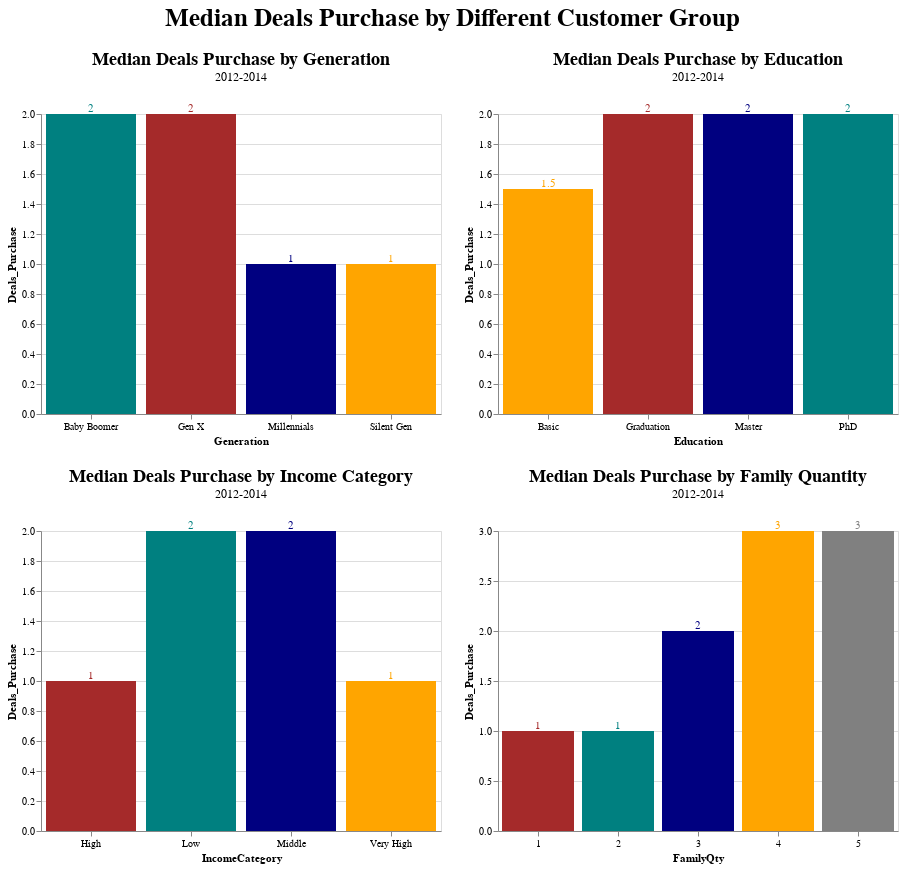

The notebook cell saved with this chart:
### Code cell
((showd | showd2) & (showd3 | showd4).resolve_scale(color='independent')).properties(title=alt.Title(
        'Median Deals Purchase by Different Customer Group',
        anchor='middle',
        align='center',
        font='Arial',
        fontSize=25,
        offset=20
    ))

### Figure 1 — Vega-Lite specification as saved in the notebook (floating-point values rounded to 4 significant figures)
{"config": {"view": {"continuousWidth": 300, "continuousHeight": 300}}, "vconcat": [{"hconcat": [{"layer": [{"mark": {"type": "bar"}, "encoding": {"color": {"field": "Generation", "legend": null, "scale": {"domain": ["Gen X", "Baby Boomer", "Millennials", "Silent Gen"], "range": ["brown", "teal", "navy", "orange"]}, "title": null, "type": "nominal"}, "x": {"axis": {"labelAngle": 0}, "field": "Generation", "sort": "-y", "type": "nominal"}, "y": {"field": "Deals_Purchase", "type": "quantitative"}}, "title": {"text": "Median Deals Purchase by Generation", "align": "center", "anchor": "middle", "font": "Calibri", "fontSize": 18, "offset": 20, "subtitle": "2012-2014"}}, {"mark": {"type": "text", "align": "center", "baseline": "middle", "dy": -5}, "encoding": {"color": {"field": "Generation", "legend": null, "scale": {"domain": ["Gen X", "Baby Boomer", "Millennials", "Silent Gen"], "range": ["brown", "teal", "navy", "orange"]}, "title": null, "type": "nominal"}, "text": {"field": "Deals_Purchase", "type": "quantitative"}, "x": {"axis": {"labelAngle": 0}, "field": "Generation", "sort": "-y", "type": "nominal"}, "y": {"field": "Deals_Purchase", "type": "quantitative"}}, "title": {"text": "Median Deals Purchase by Generation", "align": "center", "anchor": "middle", "font": "Calibri", "fontSize": 18, "offset": 20, "subtitle": "2012-2014"}}], "data": {"name": "data-92ff3dc6b53661c375cbceda35f940ed"}, "height": 300, "width": 400}, {"layer": [{"mark": {"type": "bar"}, "encoding": {"color": {"field": "Education", "legend": null, "scale": {"domain": ["Graduation", "PhD", "Master", "Basic"], "range": ["brown", "teal", "navy", "orange"]}, "title": null, "type": "nominal"}, "x": {"axis": {"labelAngle": 0}, "field": "Education", "sort": "-y", "type": "nominal"}, "y": {"field": "Deals_Purchase", "type": "quantitative"}}, "title": {"text": "Median Deals Purchase by Education", "align": "center", "anchor": "middle", "font": "Calibri", "fontSize": 18, "offset": 20, "subtitle": "2012-2014"}}, {"mark": {"type": "text", "align": "center", "baseline": "middle", "dy": -5}, "encoding": {"color": {"field": "Education", "legend": null, "scale": {"domain": ["Graduation", "PhD", "Master", "Basic"], "range": ["brown", "teal", "navy", "orange"]}, "title": null, "type": "nominal"}, "text": {"field": "Deals_Purchase", "type": "quantitative"}, "x": {"axis": {"labelAngle": 0}, "field": "Education", "sort": "-y", "type": "nominal"}, "y": {"field": "Deals_Purchase", "type": "quantitative"}}, "title": {"text": "Median Deals Purchase by Education", "align": "center", "anchor": "middle", "font": "Calibri", "fontSize": 18, "offset": 20, "subtitle": "2012-2014"}}], "data": {"name": "data-6de7cfef601ac4ac3fcba9f66ed81163"}, "height": 300, "width": 400}]}, {"hconcat": [{"layer": [{"mark": {"type": "bar"}, "encoding": {"color": {"field": "IncomeCategory", "legend": null, "scale": {"domain": ["High", "Low", "Middle", "Very High"], "range": ["brown", "teal", "navy", "orange"]}, "title": null, "type": "nominal"}, "x": {"axis": {"labelAngle": 0}, "field": "IncomeCategory", "sort": "-y", "type": "nominal"}, "y": {"field": "Deals_Purchase", "type": "quantitative"}}, "title": {"text": "Median Deals Purchase by Income Category", "align": "center", "anchor": "middle", "font": "Calibri", "fontSize": 18, "offset": 20, "subtitle": "2012-2014"}}, {"mark": {"type": "text", "align": "center", "baseline": "middle", "dy": -5}, "encoding": {"color": {"field": "IncomeCategory", "legend": null, "scale": {"domain": ["High", "Low", "Middle", "Very High"], "range": ["brown", "teal", "navy", "orange"]}, "title": null, "type": "nominal"}, "text": {"field": "Deals_Purchase", "type": "quantitative"}, "x": {"axis": {"labelAngle": 0}, "field": "IncomeCategory", "sort": "-y", "type": "nominal"}, "y": {"field": "Deals_Purchase", "type": "quantitative"}}, "title": {"text": "Median Deals Purchase by Income Category", "align": "center", "anchor": "middle", "font": "Calibri", "fontSize": 18, "offset": 20, "subtitle": "2012-2014"}}], "data": {"name": "data-b90252c4dab6f0fb99306e9060fcc3e9"}, "height": 300, "width": 400}, {"layer": [{"mark": {"type": "bar"}, "encoding": {"color": {"field": "FamilyQty", "legend": null, "scale": {"domain": [1, 2, 3, 4, 5], "range": ["brown", "teal", "navy", "orange", "grey"]}, "title": null, "type": "nominal"}, "x": {"axis": {"labelAngle": 0}, "field": "FamilyQty", "sort": "-y", "type": "nominal"}, "y": {"field": "Deals_Purchase", "type": "quantitative"}}, "title": {"text": "Median Deals Purchase by Family Quantity", "align": "center", "anchor": "middle", "font": "Calibri", "fontSize": 18, "offset": 20, "subtitle": "2012-2014"}}, {"mark": {"type": "text", "align": "center", "baseline": "middle", "dy": -5}, "encoding": {"color": {"field": "FamilyQty", "legend": null, "scale": {"domain": [1, 2, 3, 4, 5], "range": ["brown", "teal", "navy", "orange", "grey"]}, "title": null, "type": "nominal"}, "text": {"field": "Deals_Purchase", "type": "quantitative"}, "x": {"axis": {"labelAngle": 0}, "field": "FamilyQty", "sort": "-y", "type": "nominal"}, "y": {"field": "Deals_Purchase", "type": "quantitative"}}, "title": {"text": "Median Deals Purchase by Family Quantity", "align": "center", "anchor": "middle", "font": "Calibri", "fontSize": 18, "offset": 20, "subtitle": "2012-2014"}}], "data": {"name": "data-155a6311bcddba274045d51d5f046ae9"}, "height": 300, "width": 400}], "resolve": {"scale": {"color": "independent"}}}], "title": {"text": "Median Deals Purchase by Different Customer Group", "align": "center", "anchor": "middle", "font": "Arial", "fontSize": 25, "offset": 20}, "$schema": "https://vega.github.io/schema/vega-lite/v5.16.3.json", "datasets": {"data-92ff3dc6b53661c375cbceda35f940ed": [{"Generation": "Silent Gen", "Deals_Purchase": 1.0}, {"Generation": "Baby Boomer", "Deals_Purchase": 2.0}, {"Generation": "Gen X", "Deals_Purchase": 2.0}, {"Generation": "Millennials", "Deals_Purchase": 1.0}], "data-6de7cfef601ac4ac3fcba9f66ed81163": [{"Education": "Basic", "Deals_Purchase": 1.5}, {"Education": "Graduation", "Deals_Purchase": 2.0}, {"Education": "Master", "Deals_Purchase": 2.0}, {"Education": "PhD", "Deals_Purchase": 2.0}], "data-b90252c4dab6f0fb99306e9060fcc3e9": [{"IncomeCategory": "Low", "Deals_Purchase": 2.0}, {"IncomeCategory": "Middle", "Deals_Purchase": 2.0}, {"IncomeCategory": "High", "Deals_Purchase": 1.0}, {"IncomeCategory": "Very High", "Deals_Purchase": 1.0}], "data-155a6311bcddba274045d51d5f046ae9": [{"FamilyQty": 1, "Deals_Purchase": 1.0}, {"FamilyQty": 2, "Deals_Purchase": 1.0}, {"FamilyQty": 3, "Deals_Purchase": 2.0}, {"FamilyQty": 4, "Deals_Purchase": 3.0}, {"FamilyQty": 5, "Deals_Purchase": 3.0}]}}
